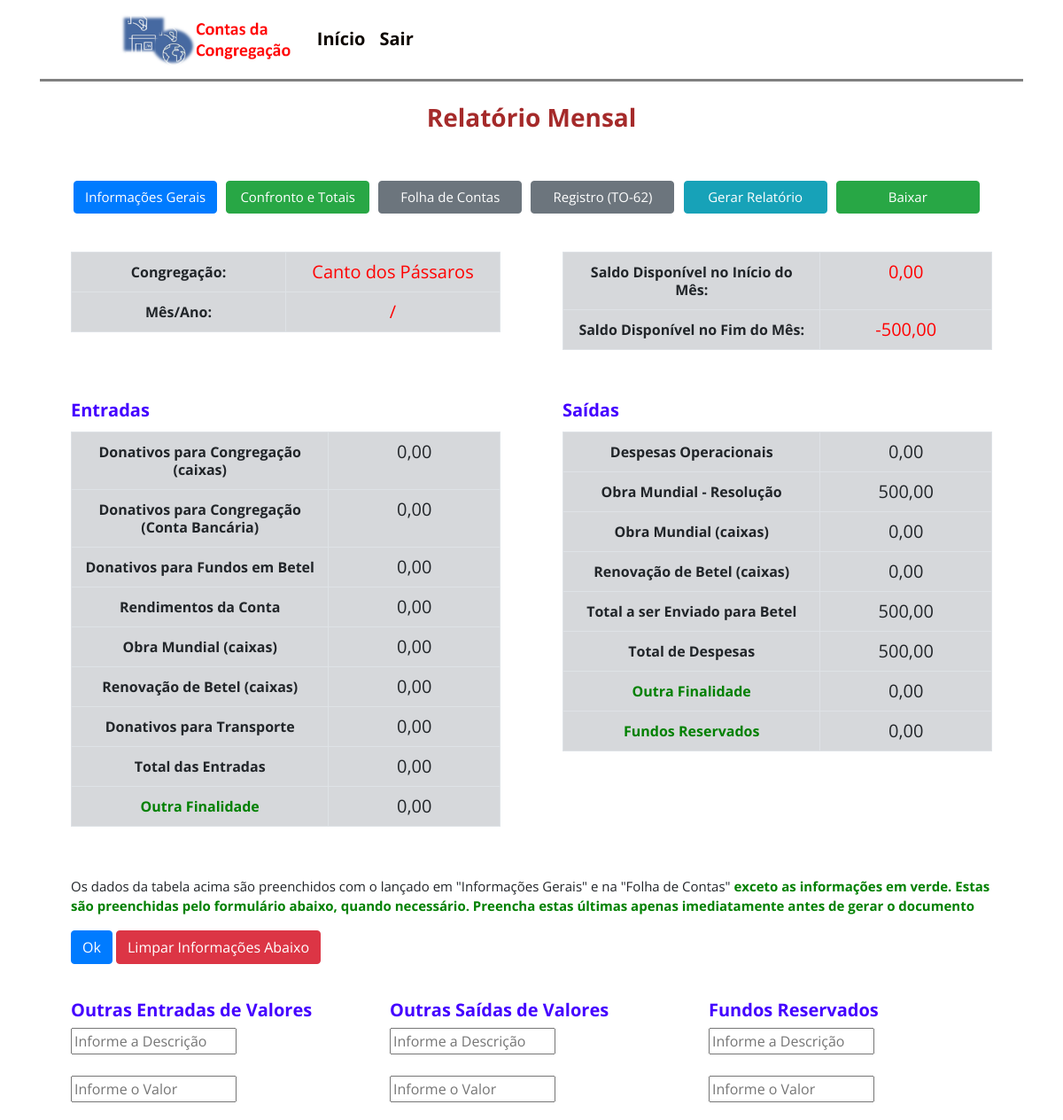
The app's page /relatório_mensal/ (signed in) with its own data.
### contas/models.py (models this page shows)
class Gerais(models.Model):
    congregação = models.CharField(max_length=60, blank=True, null=True)
    cidade = models.CharField(max_length=60, blank=True, null=True)
    estado = models.CharField(max_length=60, blank=True, null=True)
    mês = models.CharField(max_length=60, blank=True, null=True)
    ano = models.CharField(max_length=60, blank=True, null=True)
    data_do_Fechamento = models.DateField(blank=True, null=True,)
    servo_de_contas = models.CharField(max_length=60, blank=True, null=True)
    secretário = models.CharField(max_length=60, blank=True, null=True)
    saldo_Final_do_Extrato_Mensal = models.DecimalField(blank=True, null=True, max_digits = 10, decimal_places = 2, verbose_name='Saldo da Conta Bancária no Fim do Mês')
    remessa_Enviada_para_Betel_Resolução = models.DecimalField(blank=True, null=True, max_digits = 10, decimal_places = 2, verbose_name='Envio Fixo de Remessa para Betel ')
    saldo_Final_do_Extrato_de_Betel = models.DecimalField(blank=True, null=True, max_digits = 10, decimal_places = 2, verbose_name='Saldo da Conta em Betel no Fim do Mês')
    saldo_Final_dos_Donativos_Mês_Anterior = models.DecimalField(blank=True, null=True, max_digits = 10, decimal_places = 2, verbose_name='Saldo Donativos Mês Anterior' )
    saldo_Final_da_Conta_Bancária_Mês_Anterior = models.DecimalField(blank=True, null=True, max_digits = 10, decimal_places = 2, verbose_name='Saldo da Conta Bancária no Mês Anterior	')
    saldo_Final_da_Conta_em_Betel_Mês_Anterior = models.DecimalField(blank=True, null=True, max_digits = 10, decimal_places = 2, verbose_name='Saldo da Conta em Betel no Mês Anterior	')

### templates/cp/relatório_mensal.html (shortened to what this page needs)
{% extends 'base.html' %}
{% block content %}
{% load static %}
<div class="container">
<h3 style="text-align:center;">Relatório Mensal</h3>
<br>
<div class="row">
<div class="col-md-12">
  <div class="card">
         <div id='botoes_gerais' class="card-body">
          <form method="POST">
                 <a id="registro_b" href="/view_gerais_contas" class="btn btn-primary" role="button" aria-pressed="true">Informações Gerais</a>
                 <a id="registro_b" href="/resultado" class="btn btn-success" role="button" aria-pressed="true">Confronto e Totais</a>
                 <a id="registro_b" href="/contas"  class="btn btn-secondary">Folha de Contas</a>
                 <a id="registro_b" href="/registro" class="btn btn-secondary">Registro (TO-62)</a>
                 <input id="registro_b" type="submit" class="btn btn-info" value="Gerar Relatório">
                 <a id="registro_b" href="{% static 'relatório_pronto.pdf' %}"class="btn btn-success" download="Relatório Mensal">Baixar</a>
            </form>
            </div>
      </div>
      </div>
 </div>
 <div class="row">
   <div class="col-sm-6">
     <div class="card">
       <div class="card-body" >
        <table class='table table-hover table-bordered table-secondary'id="tabela_view_gerais2">
       <tbody>
         <tr>
             <th >Congregação:</th>
             {% for a in relatório %}
             <td style="color:red">{{ a.congregação|default_if_none:"&nbsp;" }}</td>
             {% endfor %}
          </tr>
          <tr>
            <th >Mês/Ano:</th>
            <td style="color:red">{{ mês_ano|default_if_none:"&nbsp;" }}</td>
          </tr>
    </tbody>
    </table>
       </div>
     </div>
   </div>
   <div class="col-sm-6">
     <div class="card">
       <div class="card-body" >
        <table class='table table-hover table-bordered table-secondary'id="tabela_view_gerais3">
       <tbody>
          <tr>
            <th >Saldo Disponível no Início do Mês: </th>
              <td style="color:red">{{ saldo_total_mês_anterior|floatformat:2}}</td>
          </tr>
          <tr>
            <th >Saldo Disponível no Fim do Mês: </th>
            <td style="color:red">{{ saldo_mês_atual|floatformat:2}}</td>
           </tr>
          </tbody>
        </table>
       </div>
     </div>
   </div>
 </div>
  <div class="row">
   <div class="col-sm-6">
     <div class="card">
       <div class="card-body">
         <h5 class="card-title">Entradas</h5>
         <table class='table table-hover table-bordered table-secondary'id="tabela_view_gerais3">
       <tbody>
         <tr>
          <th>Donativos para Congregação (caixas)</th>
          <td>{{ total_C|floatformat:2}}</td>
       </tr>
       <tr>
        <th>Donativos para Congregação (Conta Bancária)</th>
       <td>{{ total_CE|floatformat:2}}</td>
    </tr>
          <tr>
          <th>Donativos para Fundos em Betel</th>
          {% for a in relatório %}
          <td>{{ out_ent_value|floatformat:2}}</td>
          {% endfor %}
       </tr>
          <tr>
          <th>Rendimentos da Conta</th>
          {% for a in relatório %}
          <td>{{ rendimentos|floatformat:2}}</td>
          {% endfor %}
       </tr>
          <tr>
          <th>Obra Mundial (caixas)</th>
          {% for a in relatório %}
          <td>{{total_O|floatformat:2}}</td>
          {% endfor %}
       </tr>
       <tr>
        <th>Renovação de Betel (caixas)</th>
        {% for a in relatório %}
        <td>{{ total_CF|floatformat:2}}</td>
        {% endfor %}
     </tr>
     <th>Donativos para Transporte</th>
     {% for a in relatório %}
     <td>{{ transporte|floatformat:2}}</td>
     {% endfor %}
       <tr>
          <th>Total das Entradas</th>
        {% for a in relatório %}
        <td>{{ total_das_entradas|floatformat:2}}</td>
        {% endfor %}
     </tr>
     <tr>
      <th><span style="color:green">{{ outras_ent_1_mot|default_if_none:"&nbsp;"}}</span></th>
      <td>{{ outras_ent_1|floatformat:2}}</td>
   </tr>
 </tbody>
 </table>
       </div>
     </div>
   </div>
   <div class="col-sm-6">
     <div class="card">
       <div class="card-body">
         <h5 class="card-title">Saídas</h5>
         <table class='table table-hover table-bordered table-secondary'id="tabela_view_gerais3">
       <tbody>
      <tr>
           <th>Despesas Operacionais</th>
          {% for a in relatório %}
          <td>{{ total_G|floatformat:2}}</td>
          {% endfor %}
       </tr>
       <tr>
          <th>Obra Mundial - Resolução</th>
          {% for a in relatório %}
          <td>{{ a.remessa_Enviada_para_Betel_Resolução|floatformat:2}}</td>
          {% endfor %}
       </tr>
       <tr>
          <th>Obra Mundial (caixas)</th>
          {% for a in relatório %}
          <td>{{total_O|floatformat:2}}</td>
          {% endfor %}
       </tr>
       <tr>
        <th>Renovação de Betel (caixas)</th>
        {% for a in relatório %}
        <td>{{total_CF|floatformat:2}}</td>
        {% endfor %}
     </tr>
     <tr>
      <th>Total a ser Enviado para Betel</th>
      {% for a in relatório %}
      <td>{{total_betel|floatformat:2}}</td>
      {% endfor %}
   </tr>
   <tr>
    <th>Total de Despesas</th>
    {% for a in relatório %}
    <td>{{ total_das_despesas|floatformat:2 }}</td>
    {% endfor %}
 </tr>
        <tr>
          <th><span style="color:green">{{ outras_sai_1_mot|default_if_none:"&nbsp;"}}</span></th>
          <td>{{ outras_sai_1|floatformat:2}}</td>
       </tr>
       <tr>
        <th><span style="color:green">{{ fundos_reservados_desc|default_if_none:"&nbsp;"}}</span></th>
        <td>{{ fundos_reservados|floatformat:2}}</td>
     </tr>
    </tbody>
 </table>
       </div>
     </div>
   </div>
 </div>
 <div class="row" >
  <div class="col-sm-12">
    <form method="GET">
   <div class="card-body">
    <p style="font-size: 15px">Os dados da tabela acima são preenchidos com o lançado em "Informações Gerais" e na "Folha de Contas" <span style="color:green"><b>exceto as informações em verde. Estas são preenchidas pelo formulário abaixo, quando necessário. Preencha estas últimas apenas imediatamente antes de gerar o documento<b></span> </p>
    <a><button type="submit" class="btn btn-primary">Ok</button></a>
    <a><button type="submit" class="btn btn-danger">Limpar Informações Abaixo</button></a>
  </div>
        <div class="card-group">
          <div class="card">
               <div class="card-body">
              <h5>Outras Entradas de Valores</h5>
              <fieldset >
                <input type="text" size="20" name="outras_ent_1_mot" placeholder="Informe a Descrição">
                <br>
                <br>
                <input type="number" step="0.01" size="20" name="outras_ent_1" placeholder="Informe o Valor">
                 </fieldset>
            </div>
          </div>
          <div class="card">
            <div class="card-body">
              <h5>Outras Saídas de Valores</h5>
              <fieldset >
                <input type="text" size="20" name="outras_sai_1_mot" placeholder="Informe a Descrição">
                <br>
                <br>
                <input type="number" step="0.01" size="20" name="outras_sai_1" placeholder="Informe o Valor">
               </fieldset>
             </div>
          </div>
          <div class="card">
             <div class="card-body">
              <h5>Fundos Reservados</h5>
              <fieldset >
                 <input type="text" step="0.01" size="20" name="fundos_reservados_desc" placeholder="Informe a Descrição">
                 <br>
                 <br>
                <input type="number" step="0.01" size="20" name="fundos_reservados" placeholder="Informe o Valor">
                </fieldset>
            </div>
          </div>
        </div>
  </div>
  </div>
</div>
{% endblock %}

### templates/base.html (shortened to what this page needs)
{% load static %}
<!DOCTYPE html>
<html lang="pt-br">
  <head>
    <link rel="stylesheet" href="https://stackpath.bootstrapcdn.com/bootstrap/4.1.3/css/bootstrap.min.css">
    <link rel="stylesheet" href="https://fonts.sandbox.google.com/css2?family=Material+Symbols+Outlined:opsz,wght,FILL,GRAD@48,400,0,0" />
    <link rel="stylesheet" type="text/css" href="{% static 'css/style.css' %}">
    <link rel="stylesheet" type="text/js" href="{% static 'js/scripts.js' %}">
  </head>
  <div class="container">
    <nav class="navbar navbar-expand-lg ">
      <a class="navbar-brand" href="/"
      ><img
        id="MDB-logo"
        src="{% static 'img/logo.png' %}" width="200"
        draggable="false"
     /></a>
      <div class="collapse navbar-collapse" id="textoNavbar">
        <ul id="textoNavbar1" class="navbar-nav mr-auto">
          {% if user.is_authenticated %}
          <li class="nav-item">
           <a class="nav-link" href="/view_gerais_contas">Início</a>
          </li>
         <li class="nav-item">
           <a class="nav-link" href="/autenticacao/logout">Sair</a>
         </li>
         {% endif %}
        </ul>
      </div>
    </nav>
  </div>
  <br>
    <body>
    <div class="container">
        {% block content %} {% endblock %}
    </div>
  </body>
</html>

### static/css/style.css (style rules this page uses)
body { margin: 0; position: relative; height: 100vh; width: 100vw; font-family: 'Open Sans', sans-serif; background-size: cover; }
#cardhome h3, h5 { font-weight: bold; color: hsl(256, 100%, 50%); }
#cardlocal h3, h5 { font-weight: bold; color: hsl(256, 100%, 50%); }
h3 { font-weight:bolder; text-align: center; color: brown; }
#tabela3_FC th, td { font-size: 20px; width: 200px; }
#tabela_view_gerais2 th { text-align: center; width: 160px; line-height: 20px; }
#tabela_view_gerais2 td { text-align: center; width: 160px; line-height: 20px; }
#tabela_view_gerais3 th { text-align: center; width: 240px; line-height: 20px; }
#tabela_view_gerais3 td { text-align: center; width: 160px; line-height: 20px; }
.navbar { padding-left: 8%; border-bottom: 3px solid gray; }
.navbar .navbar-nav .nav-link { color:hwb(30 0% 95%); font-size:20px; font-weight: bold; text-align: center; font-family: 'Open Sans', sans-serif; }
#registro_b { margin: 3px; width: 162px; font-size: 15px; }
.card { border:none; }

### records on screen
Gerais: congregação "Canto dos Pássaros", out_ent_value "0,00", rendimentos "0,00", total_O "0,00", total_CF "0,00", total_das_entradas "0,00", total_G "0,00", remessa_Enviada_para_Betel_Resolução "500,00", total_betel "500,00", total_das_despesas "500,00"

### other values on screen
{{ mês_ano|default_if_none:"&nbsp;" }} "/"
{{ saldo_total_mês_anterior|floatformat:2 }} "0,00"
{{ saldo_mês_atual|floatformat:2 }} "-500,00"
{{ total_C|floatformat:2 }} "0,00"
{{ total_CE|floatformat:2 }} "0,00"
{{ outras_ent_1_mot|default_if_none:"&nbsp;" }} "Outra Finalidade"
{{ outras_ent_1|floatformat:2 }} "0,00"
{{ outras_sai_1_mot|default_if_none:"&nbsp;" }} "Outra Finalidade"
{{ outras_sai_1|floatformat:2 }} "0,00"
{{ fundos_reservados_desc|default_if_none:"&nbsp;" }} "Fundos Reservados"
{{ fundos_reservados|floatformat:2 }} "0,00"
